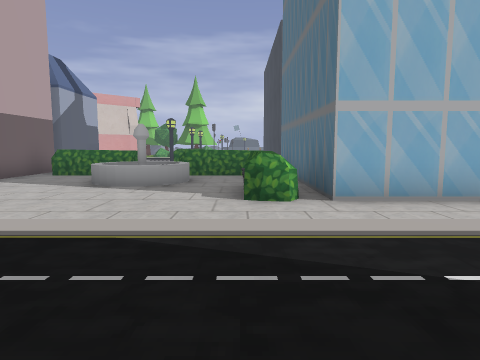
view 1 (above)

24 first-person views from a walk through a 3-D level made in the Godot game engine. The camera is 1.4 m above the floor, tilts 6° down and sees 75° across. The floor is counted in squares, 1.62 m on a side. Each view is taken from the middle of a square. On the plan, view 1 faces up. The plan holds only what a view shows up to about 11 squares ahead; the rest is blank. The place goes on beyond the plan. Flat picture figures and markers are left out. Some surface patterns are stand-ins.

view 2
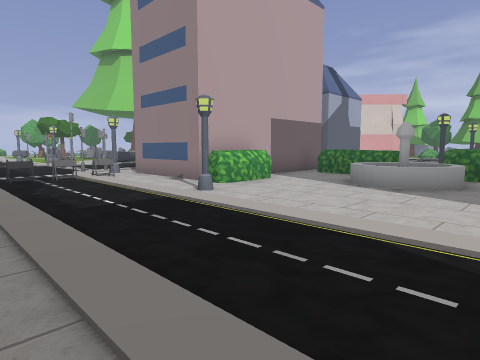

view 3
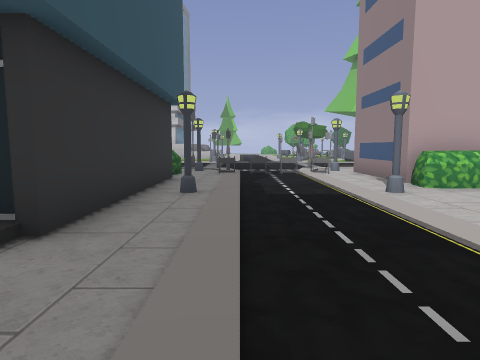

view 4
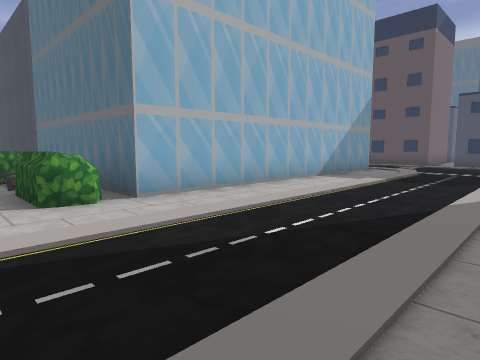

view 5
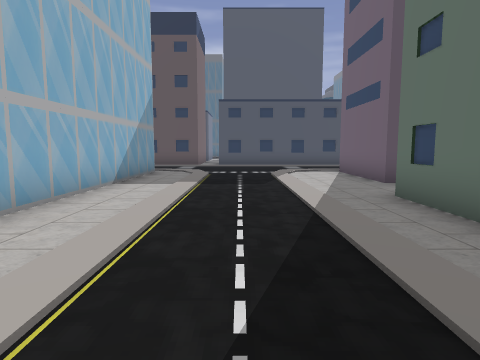

view 6
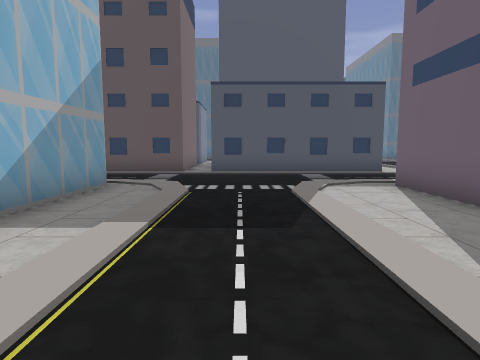

view 7
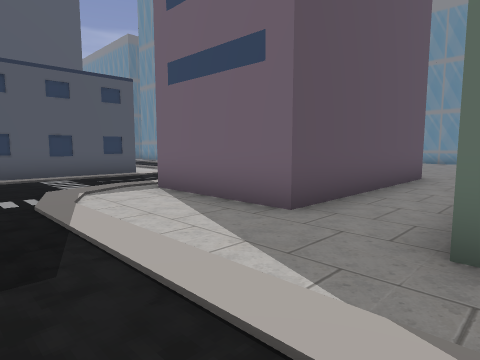

view 8
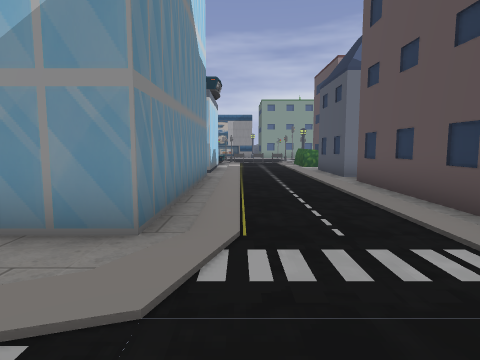

view 9
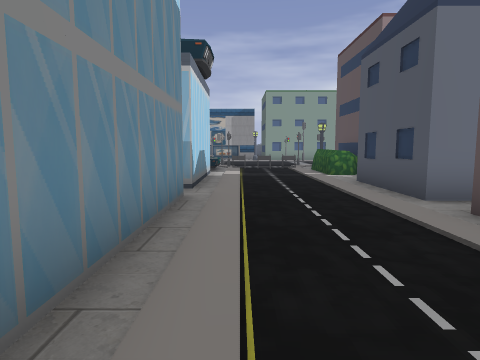

view 10
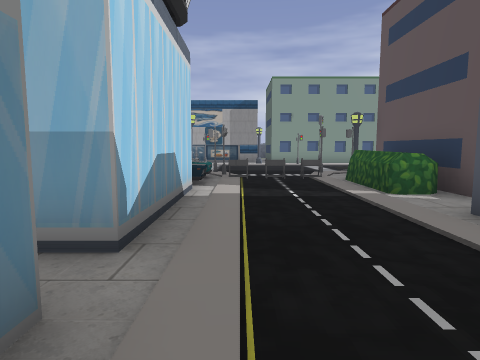

view 11
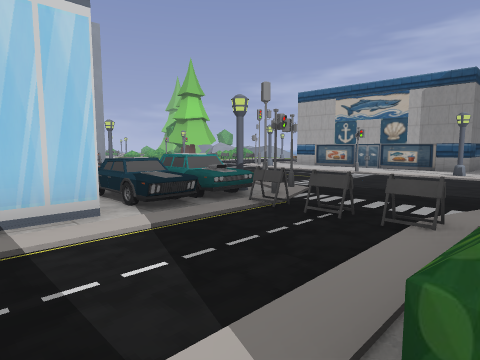

view 12
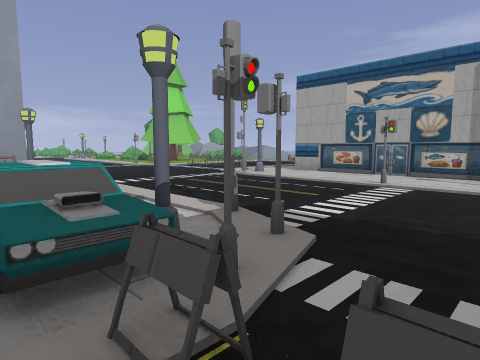

view 13
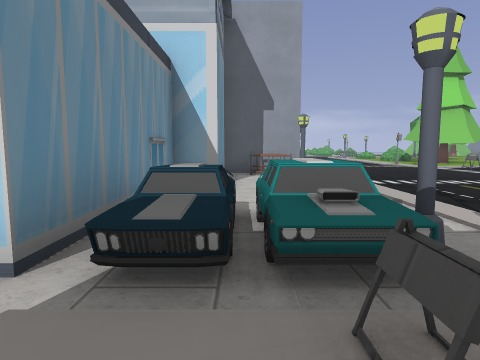

view 14
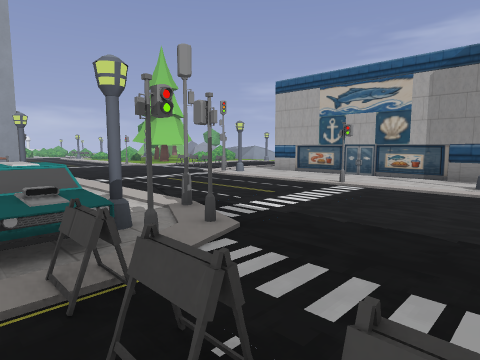

view 15
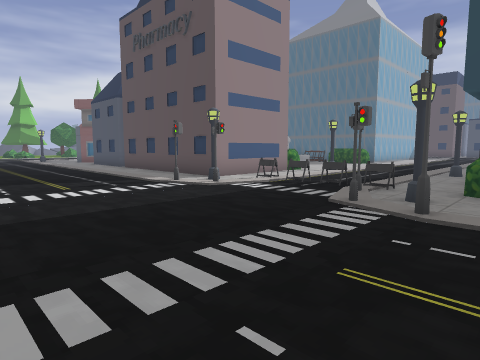

view 16
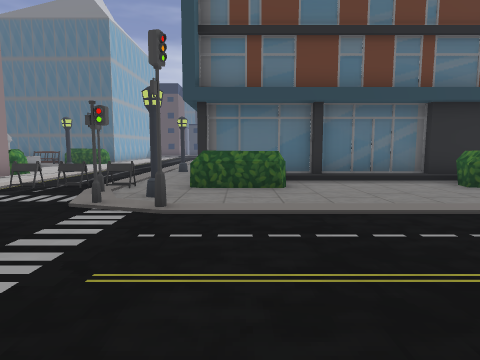

view 17
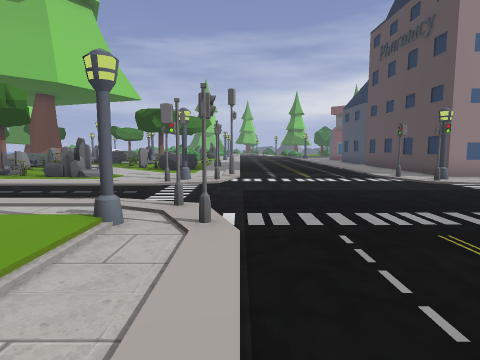

view 18
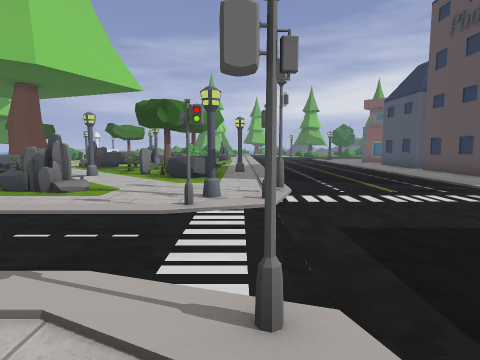

view 19
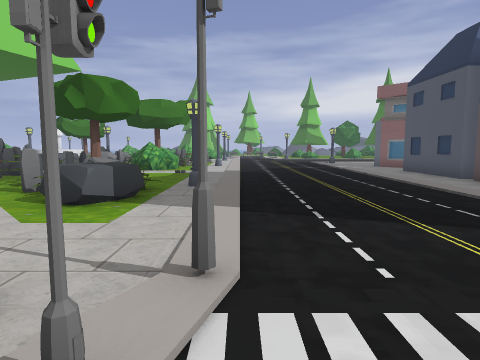

view 20
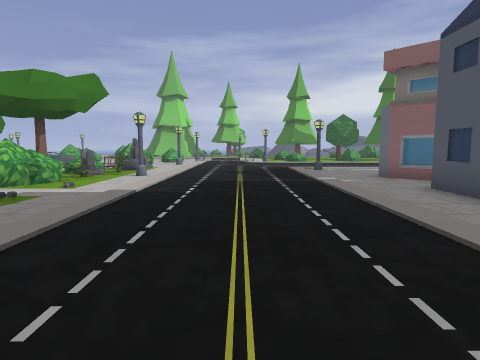

view 21
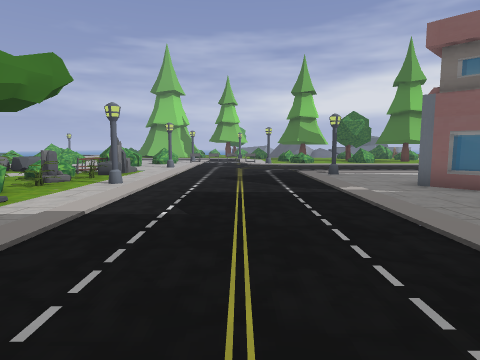

view 22
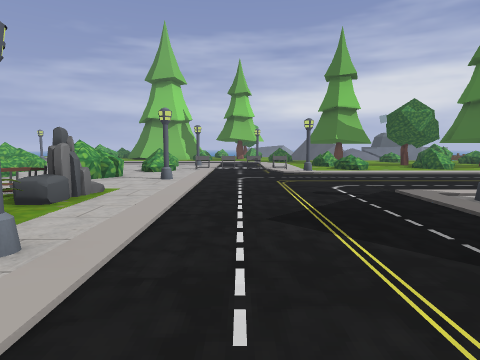

view 23
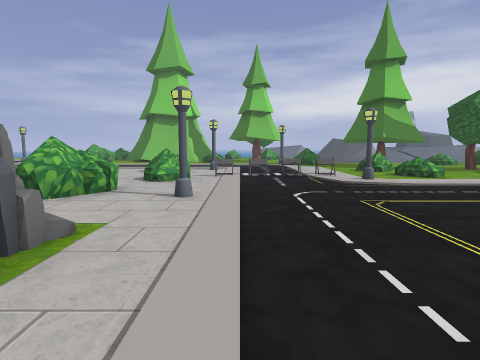

view 24
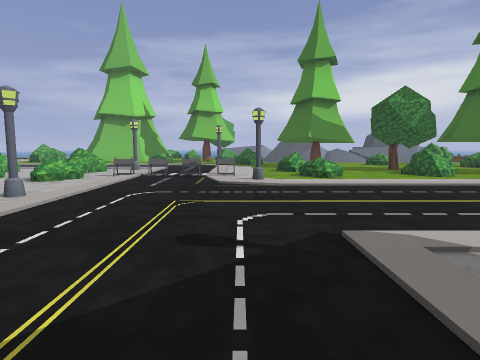

### Floor plan
Key: @ floor where view 1 was taken; # wall or solid block; x gap in a wall; . main floor; : floor 0.25 m higher than the main floor; / step, stairs or slope; = window, fence, low wall or low ledge; ^ raised ledge; H hedge; B barrier; L block; C car; T tree; O other object.
Columns run from 21 left of view 1 to 15 right of it. Each row starts with its distance up from view 1.
 29 =./=......= ..x .T
 28  .........//..==.           #######
 27  =./.BLLL.//..=.            ......#
 26   ./...........        ..  ........
 25   /............        ....#...#....
 24 .^^.#.........         .............
 23 .............          .............
 22 =............          .............
 21   //..........          .......#.....
 20   =^......#...         ##   ........#
 19  ##=.........          #=     CCCBLL
 18  ##=#.......           #......CCC...^
 17  ##=.......##          #####  CCC...^
 16   ^.........#              ######...^
 15  ^^.........                    #....
 14   x........#                    #...#
 13  =.........#      OO   #       ##...#
 12 ##.........#           #       .....#
 11 #  ........#  #        #        #...#
 10 =.^.#......#  #^^^^^^^^         #...#
  9 ##^/.......#  #...^^..#         #...#
  8 ..^^.......#  #...^^..#         #...#
  7 ...........#  #H..^^.HH         #...#
  6  ..........#  #H.....HH         #...#
  5 #....#....#####H.....HH##########...#
  4 ....#.......B...#...................#
  3 ...#........L.......................#
  2 ............L.......................#
  1  ...........L.......................#
  0   ..#...........#....@..............#
 -1   ::.#...#..H/######.    ##.........#
 -2    :........H #            ..####...#
 -3     ........H/#            ..#    ..#
 -4      . ....../#            ..#
 -5         ...../#            ..#
 -6           .../#            ..#

Where each view was taken, in squares from view 1:
view 1: 0 up, 0 right, facing up
view 2: 0 up, 0 right, facing up-left
view 3: 1 up, 1 right, facing left
view 4: 0 up, 1 left, facing up-right
view 5: 2 up, 0 right, facing right
view 6: 2 up, 4 right, facing right
view 7: 2 up, 5 right, facing down-right
view 8: 2 up, 12 right, facing up
view 9: 6 up, 12 right, facing up
view 10: 10 up, 12 right, facing up
view 11: 15 up, 15 right, facing up-left
view 12: 18 up, 13 right, facing up-left
view 13: 18 up, 13 right, facing left
view 14: 18 up, 14 right, facing up-left
view 15: 2 down, 16 left, facing up-right
view 16: 2 down, 16 left, facing right
view 17: 4 down, 16 left, facing up
view 18: 1 down, 17 left, facing up
view 19: 3 up, 16 left, facing up
view 20: 8 up, 14 left, facing up
view 21: 10 up, 14 left, facing up
view 22: 15 up, 15 left, facing up
view 23: 18 up, 16 left, facing up
view 24: 18 up, 13 left, facing up
